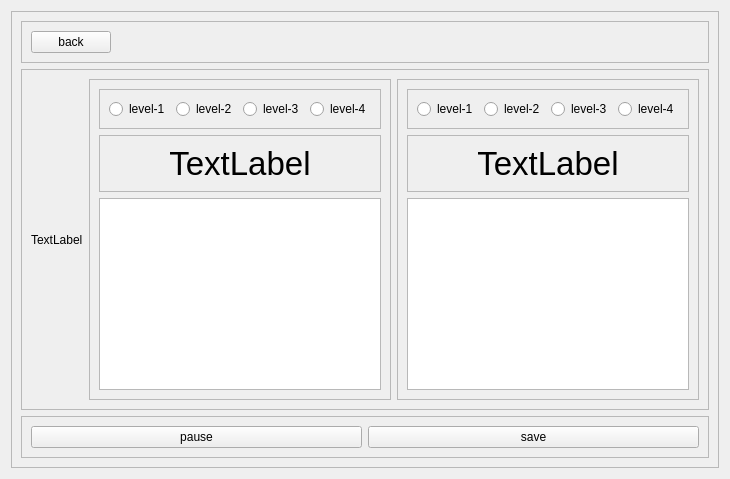
         <widget class="QWidget" name="workout_page">
          <layout class="QGridLayout" name="gridLayout_7">
           <item row="0" column="0">
            <widget class="QFrame" name="frame_15">
             <property name="frameShape">
              <enum>QFrame::StyledPanel</enum>
             </property>
             <property name="frameShadow">
              <enum>QFrame::Raised</enum>
             </property>
             <layout class="QVBoxLayout" name="verticalLayout_5">
              <item>
               <widget class="QFrame" name="frame_16">
                <property name="sizePolicy">
                 <sizepolicy hsizetype="Preferred" vsizetype="Maximum">
                  <horstretch>0</horstretch>
                  <verstretch>0</verstretch>
                 </sizepolicy>
                </property>
                <property name="contextMenuPolicy">
                 <enum>Qt::NoContextMenu</enum>
                </property>
                <property name="layoutDirection">
                 <enum>Qt::RightToLeft</enum>
                </property>
                <property name="autoFillBackground">
                 <bool>false</bool>
                </property>
                <property name="frameShape">
                 <enum>QFrame::StyledPanel</enum>
                </property>
                <property name="frameShadow">
                 <enum>QFrame::Raised</enum>
                </property>
                <layout class="QHBoxLayout">
                 <property name="sizeConstraint">
                  <enum>QLayout::SetDefaultConstraint</enum>
                 </property>
                 <property name="leftMargin">
                  <number>9</number>
                 </property>
                 <item>
                  <widget class="QLabel" name="label_20">
                   <property name="text">
                    <string/>
                   </property>
                  </widget>
                 </item>
                 <item>
                  <widget class="QPushButton" name="btn_work_to_main">
                   <property name="sizePolicy">
                    <sizepolicy hsizetype="Maximum" vsizetype="Fixed">
                     <horstretch>0</horstretch>
                     <verstretch>0</verstretch>
                    </sizepolicy>
                   </property>
                   <property name="text">
                    <string>back</string>
                   </property>
                  </widget>
                 </item>
                </layout>
               </widget>
              </item>
              <item>
               <widget class="QFrame" name="frame_42">
                <property name="frameShape">
                 <enum>QFrame::StyledPanel</enum>
                </property>
                <property name="frameShadow">
                 <enum>QFrame::Raised</enum>
                </property>
                <layout class="QHBoxLayout" name="horizontalLayout_20">
                 <item>
                  <widget class="QLabel" name="lb_cam">
                   <property name="text">
                    <string>TextLabel</string>
                   </property>
                  </widget>
                 </item>
                 <item>
                  <widget class="QFrame" name="routine_frame">
                   <property name="sizePolicy">
                    <sizepolicy hsizetype="Maximum" vsizetype="Preferred">
                     <horstretch>0</horstretch>
                     <verstretch>0</verstretch>
                    </sizepolicy>
                   </property>
                   <property name="frameShape">
                    <enum>QFrame::StyledPanel</enum>
                   </property>
                   <property name="frameShadow">
                    <enum>QFrame::Raised</enum>
                   </property>
                   <layout class="QVBoxLayout" name="verticalLayout_19">
                    <item>
                     <widget class="QFrame" name="frame_51">
                      <property name="sizePolicy">
                       <sizepolicy hsizetype="Preferred" vsizetype="Preferred">
                        <horstretch>0</horstretch>
                        <verstretch>0</verstretch>
                       </sizepolicy>
                      </property>
                      <property name="frameShape">
                       <enum>QFrame::StyledPanel</enum>
                      </property>
                      <property name="frameShadow">
                       <enum>QFrame::Raised</enum>
                      </property>
                      <layout class="QHBoxLayout" name="horizontalLayout_27">
                       <item>
                        <widget class="QRadioButton" name="radioButton_8">
                         <property name="sizePolicy">
                          <sizepolicy hsizetype="Fixed" vsizetype="Fixed">
                           <horstretch>0</horstretch>
                           <verstretch>0</verstretch>
                          </sizepolicy>
                         </property>
                         <property name="text">
                          <string>level-1</string>
                         </property>
                        </widget>
                       </item>
                       <item>
                        <widget class="QRadioButton" name="radioButton_9">
                         <property name="sizePolicy">
                          <sizepolicy hsizetype="Fixed" vsizetype="Fixed">
                           <horstretch>0</horstretch>
                           <verstretch>0</verstretch>
                          </sizepolicy>
                         </property>
                         <property name="text">
                          <string>level-2</string>
                         </property>
                        </widget>
                       </item>
                       <item>
                        <widget class="QRadioButton" name="radioButton_10">
                         <property name="sizePolicy">
                          <sizepolicy hsizetype="Fixed" vsizetype="Fixed">
                           <horstretch>0</horstretch>
                           <verstretch>0</verstretch>
                          </sizepolicy>
                         </property>
                         <property name="text">
                          <string>level-3</string>
                         </property>
                        </widget>
                       </item>
                       <item>
                        <widget class="QRadioButton" name="radioButton_11">
                         <property name="sizePolicy">
                          <sizepolicy hsizetype="Fixed" vsizetype="Fixed">
                           <horstretch>0</horstretch>
                           <verstretch>0</verstretch>
                          </sizepolicy>
                         </property>
                         <property name="text">
                          <string>level-4</string>
                         </property>
                        </widget>
                       </item>
                      </layout>
                     </widget>
                    </item>
                    <item>
                     <widget class="QFrame" name="frame_52">
                      <property name="frameShape">
                       <enum>QFrame::StyledPanel</enum>
                      </property>
                      <property name="frameShadow">
                       <enum>QFrame::Raised</enum>
                      </property>
                      <layout class="QHBoxLayout" name="horizontalLayout_28">
                       <item>
                        <widget class="QLabel" name="label_tier_2">
                         <property name="font">
                          <font>
                           <pointsize>25</pointsize>
                          </font>
                         </property>
                         <property name="text">
                          <string>TextLabel</string>
                         </property>
                         <property name="alignment">
                          <set>Qt::AlignCenter</set>
                         </property>
                        </widget>
                       </item>
                      </layout>
                     </widget>
                    </item>
                    <item>
                     <widget class="QListWidget" name="routine_list">
                      <property name="sizePolicy">
                       <sizepolicy hsizetype="Preferred" vsizetype="Expanding">
                        <horstretch>0</horstretch>
                        <verstretch>0</verstretch>
                       </sizepolicy>
                      </property>
                      <property name="font">
                       <font>
                        <pointsize>30</pointsize>
                       </font>
                      </property>
                     </widget>
                    </item>
                   </layout>
                  </widget>
                 </item>
                 <item>
                  <widget class="QFrame" name="lookup_frame">
                   <property name="sizePolicy">
                    <sizepolicy hsizetype="Maximum" vsizetype="Preferred">
                     <horstretch>0</horstretch>
                     <verstretch>0</verstretch>
                    </sizepolicy>
                   </property>
                   <property name="frameShape">
                    <enum>QFrame::StyledPanel</enum>
                   </property>
                   <property name="frameShadow">
                    <enum>QFrame::Raised</enum>
                   </property>
                   <layout class="QVBoxLayout" name="verticalLayout_16">
                    <item>
                     <widget class="QFrame" name="frame_44">
                      <property name="sizePolicy">
                       <sizepolicy hsizetype="Preferred" vsizetype="Preferred">
                        <horstretch>0</horstretch>
                        <verstretch>0</verstretch>
                       </sizepolicy>
                      </property>
                      <property name="frameShape">
                       <enum>QFrame::StyledPanel</enum>
                      </property>
                      <property name="frameShadow">
                       <enum>QFrame::Raised</enum>
                      </property>
                      <layout class="QHBoxLayout" name="horizontalLayout_21">
                       <item>
                        <widget class="QRadioButton" name="radioButton_4">
                         <property name="sizePolicy">
                          <sizepolicy hsizetype="Fixed" vsizetype="Fixed">
                           <horstretch>0</horstretch>
                           <verstretch>0</verstretch>
                          </sizepolicy>
                         </property>
                         <property name="text">
                          <string>level-1</string>
                         </property>
                        </widget>
                       </item>
                       <item>
                        <widget class="QRadioButton" name="radioButton_5">
                         <property name="sizePolicy">
                          <sizepolicy hsizetype="Fixed" vsizetype="Fixed">
                           <horstretch>0</horstretch>
                           <verstretch>0</verstretch>
                          </sizepolicy>
                         </property>
                         <property name="text">
                          <string>level-2</string>
                         </property>
                        </widget>
                       </item>
                       <item>
                        <widget class="QRadioButton" name="radioButton_6">
                         <property name="sizePolicy">
                          <sizepolicy hsizetype="Fixed" vsizetype="Fixed">
                           <horstretch>0</horstretch>
                           <verstretch>0</verstretch>
                          </sizepolicy>
                         </property>
                         <property name="text">
                          <string>level-3</string>
                         </property>
                        </widget>
                       </item>
                       <item>
                        <widget class="QRadioButton" name="radioButton_7">
                         <property name="sizePolicy">
                          <sizepolicy hsizetype="Fixed" vsizetype="Fixed">
                           <horstretch>0</horstretch>
                           <verstretch>0</verstretch>
                          </sizepolicy>
                         </property>
                         <property name="text">
                          <string>level-4</string>
                         </property>
                        </widget>
                       </item>
                      </layout>
                     </widget>
                    </item>
                    <item>
                     <widget class="QFrame" name="frame_43">
                      <property name="frameShape">
                       <enum>QFrame::StyledPanel</enum>
                      </property>
                      <property name="frameShadow">
                       <enum>QFrame::Raised</enum>
                      </property>
                      <layout class="QHBoxLayout" name="horizontalLayout_26">
                       <item>
                        <widget class="QLabel" name="label_tier">
                         <property name="font">
                          <font>
                           <pointsize>25</pointsize>
                          </font>
                         </property>
                         <property name="text">
                          <string>TextLabel</string>
                         </property>
                         <property name="alignment">
                          <set>Qt::AlignCenter</set>
                         </property>
                        </widget>
                       </item>
                      </layout>
                     </widget>
                    </item>
                    <item>
                     <widget class="QListWidget" name="workout_list">
                      <property name="sizePolicy">
                       <sizepolicy hsizetype="Preferred" vsizetype="Expanding">
                        <horstretch>0</horstretch>
                        <verstretch>0</verstretch>
                       </sizepolicy>
                      </property>
                      <property name="font">
                       <font>
                        <pointsize>30</pointsize>
                       </font>
                      </property>
                     </widget>
                    </item>
                   </layout>
                  </widget>
                 </item>
                </layout>
               </widget>
              </item>
              <item>
               <widget class="QFrame" name="frame_17">
                <property name="sizePolicy">
                 <sizepolicy hsizetype="Preferred" vsizetype="Maximum">
                  <horstretch>0</horstretch>
                  <verstretch>0</verstretch>
                 </sizepolicy>
                </property>
                <property name="frameShape">
                 <enum>QFrame::StyledPanel</enum>
                </property>
                <property name="frameShadow">
                 <enum>QFrame::Raised</enum>
                </property>
                <layout class="QHBoxLayout" name="horizontalLayout_9">
                 <item>
                  <widget class="QPushButton" name="pushButton_11">
                   <property name="text">
                    <string>pause</string>
                   </property>
                  </widget>
                 </item>
                 <item>
                  <widget class="QPushButton" name="btn_save">
                   <property name="text">
                    <string>save</string>
                   </property>
                  </widget>
                 </item>
                </layout>
               </widget>
              </item>
             </layout>
            </widget>
           </item>
          </layout>
         </widget>
